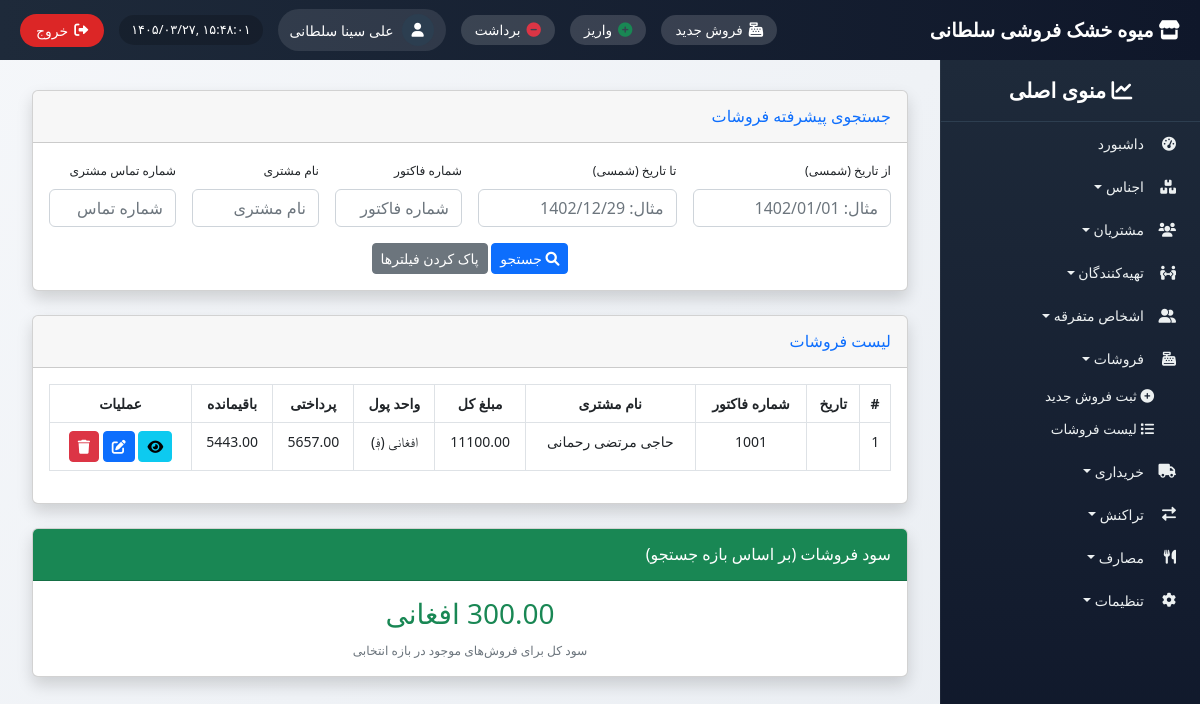
Before: /sales/ (signed in) with the older database file.
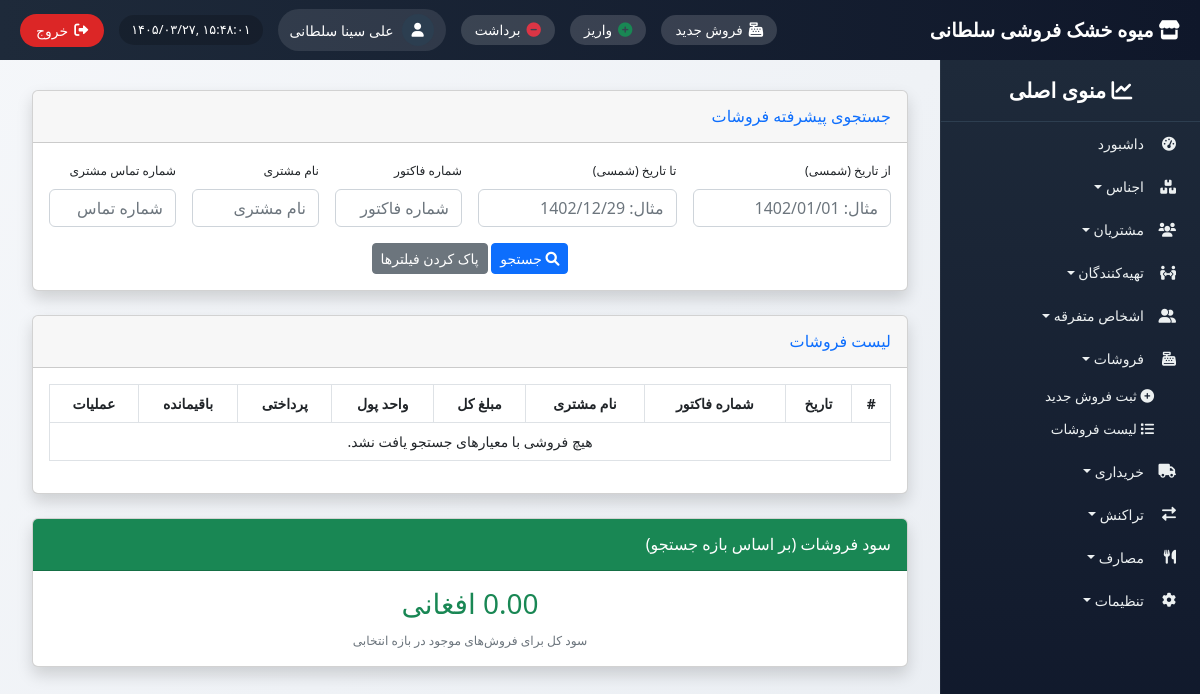
After: the same page with the newer database file.
### sales/models.py (models this page shows, shortened)
class Sale(models.Model):
    PAYMENT_METHODS = [('CASH', 'نقد'), ('CREDIT', 'قرض')]
    invoice_number = models.CharField(max_length=50, unique=True, editable=False)
    date = models.DateTimeField(auto_now_add=True)
    transaction_date = models.DateField(null=True, blank=True)
    customer = models.ForeignKey(Customer, on_delete=models.SET_NULL, null=True, blank=True)
    customer_name = models.CharField(max_length=200, blank=True)
    customer_phone = models.CharField(max_length=20, blank=True)
    currency = models.ForeignKey(Currency, on_delete=models.PROTECT, default=1, verbose_name="واحد پول")
    payment_method = models.CharField(max_length=10, choices=PAYMENT_METHODS, default='CASH')
    total_amount = models.DecimalField(max_digits=12, decimal_places=2, default=0)
    paid_amount = models.DecimalField(max_digits=12, decimal_places=2, default=0)
    remaining_amount = models.DecimalField(max_digits=12, decimal_places=2, default=0)
    created_at = models.DateTimeField(auto_now_add=True)
    class Meta:
        ordering = ['-date']

### customers/models.py (models this page shows, shortened)
class Customer(models.Model):
    name = models.CharField(max_length=200, verbose_name="نام مشتری")
    phone = models.CharField(max_length=20, blank=True, verbose_name="شماره تماس")
    currency = models.ForeignKey(Currency, on_delete=models.PROTECT, verbose_name="واحد پول")
    address = models.TextField(blank=True, verbose_name="آدرس")
    created_at = models.DateTimeField(auto_now_add=True, verbose_name="تاریخ ثبت")
    class Meta:
        verbose_name = "مشتری"
        verbose_name_plural = "مشتریان"

### settings_app/models.py (models this page shows, shortened)
class Currency(models.Model):
    code = models.CharField(max_length=3, unique=True, verbose_name="کد")
    name = models.CharField(max_length=50, verbose_name="نام واحد پول")
    symbol = models.CharField(max_length=5, verbose_name="نماد")
    is_active = models.BooleanField(default=True, verbose_name="فعال")
    class Meta:
        verbose_name = "واحد پول"
        verbose_name_plural = "واحدهای پول"

### sales/views.py (the view)
# urls.py: path('', views.sale_list, name='sale_list'),
@login_required
def sale_list(request):
    sales = Sale.objects.all().order_by('-transaction_date', '-id')
    from_date_jalali = request.GET.get('from_date', '').strip()
    to_date_jalali = request.GET.get('to_date', '').strip()
    invoice_no = request.GET.get('invoice_no', '').strip()
    customer_name = request.GET.get('customer_name', '').strip()
    customer_phone = request.GET.get('customer_phone', '').strip()
    from_date = jalali_to_gregorian(from_date_jalali) if from_date_jalali else None
    to_date = jalali_to_gregorian(to_date_jalali) if to_date_jalali else None
    if from_date:
        sales = sales.filter(transaction_date__gte=from_date)
    if to_date:
        sales = sales.filter(transaction_date__lte=to_date)
    if invoice_no:
        sales = sales.filter(invoice_number__icontains=invoice_no)
    if customer_name:
        sales = sales.filter(Q(customer__name__icontains=customer_name) | Q(customer_name__icontains=customer_name))
    if customer_phone:
        sales = sales.filter(Q(customer__phone__icontains=customer_phone) | Q(customer_phone__icontains=customer_phone))
    total_profit = Decimal('0')
    for sale in sales:
        for item in sale.items.all():
            profit = (item.unit_price - item.product.purchase_price) * item.quantity
            total_profit += profit
    context = {
        'sales': sales,
        'from_date': from_date_jalali,
        'to_date': to_date_jalali,
        'invoice_no': invoice_no,
        'customer_name': customer_name,
        'customer_phone': customer_phone,
        'total_profit': total_profit,
        'today_jalali': jdatetime.date.today().strftime('%Y/%m/%d'),
    }
    return render(request, 'sales/sale_list.html', context)

### utils/templatetags/jcal.py (called while the page is built)
@register.filter
def to_jalali_number(date):
    if not date:
        return ""
    try:
        jalali_date = jdatetime.date.fromgregorian(date=date)
        return jalali_date.strftime('%Y/%m/%d')
    except:
        return str(date)

### templates/sales/sale_list.html (shortened to what the changed rows need)
{% extends 'base_with_sidebar.html' %}
{% load i18n %}
{% load jcal %}
{% block content %}
<div class="container-fluid">
    <div class="card shadow mb-4">
        <div class="card-body">
            <div class="table-responsive">
                <table class="table table-bordered table-hover text-center">
                    <thead>
                        <tr>
                            <th>#</th>
                            <th>{% trans "تاریخ" %}</th>
                            <th>{% trans "شماره فاکتور" %}</th>
                            <th>{% trans "نام مشتری" %}</th>
                            <th>{% trans "مبلغ کل" %}</th>
                            <th>{% trans "واحد پول" %}</th>
                            <th>{% trans "پرداختی" %}</th>
                            <th>{% trans "باقیمانده" %}</th>
                            <th>{% trans "عملیات" %}</th>
                        </tr>
                    </thead>
                    <tbody>
                        {% for sale in sales %}
                        <tr>
                            <td>{{ forloop.counter }}</td>
                            <td>{{ sale.transaction_date|to_jalali_number }}</td>
                            <td>{{ sale.invoice_number }}</td>
                            <td>{% if sale.customer %}{{ sale.customer.name }}{% else %}{{ sale.customer_name }}{% endif %}</td>
                            <td>{{ sale.total_amount|floatformat:2 }}</td>
                            <td>{{ sale.currency.name }} ({{ sale.currency.symbol }})</td>
                            <td>{{ sale.paid_amount|floatformat:2 }}</td>
                            <td>{{ sale.remaining_amount|floatformat:2 }}</td>
                            <td>
                                <a href="{% url 'sales:sale_detail' sale.id %}" class="btn btn-sm btn-info"><i class="fas fa-eye"></i></a>
                                <a href="{% url 'sales:sale_edit' sale.id %}" class="btn btn-sm btn-primary"><i class="fas fa-edit"></i></a>
                                <a href="#" onclick="confirmDelete({{ sale.id }})" class="btn btn-sm btn-danger"><i class="fas fa-trash"></i></a>
                            </td>
                        </tr>
                        {% empty %}
                        <tr><td colspan="9" class="text-center">هیچ فروشی با معیارهای جستجو یافت نشد.</td></tr>
                        {% endfor %}
                    </tbody>
                </table>
            </div>
        </div>
    </div>
    <div class="card shadow mb-4">
        <div class="card-body text-center">
            <h3 class="text-success">{{ total_profit|floatformat:2 }} {{ request.session.currency|default:"افغانی" }}</h3>
            <small class="text-muted">سود کل برای فروش‌های موجود در بازه انتخابی</small>
        </div>
    </div>
</div>
<link rel="stylesheet" href="https://unpkg.com/persian-datepicker@latest/dist/css/persian-datepicker.min.css"/>
{% endblock %}

Changed rows visible on the page:
removed Sale: invoice_number "1001", customer.name "حاجی مرتضی رحمانی", total_amount "11100.00", currency.name "افغانی", currency.symbol "؋", paid_amount "5657.00", remaining_amount "5443.00"
no longer on this page (row unchanged): Currency: session.currency "افغانی"
Other visible differences:
{{ request.session.currency|default:"افغانی" }}: (not shown) → "افغانی"
text now shown: "هیچ فروشی با معیارهای جستجو یافت نشد."
